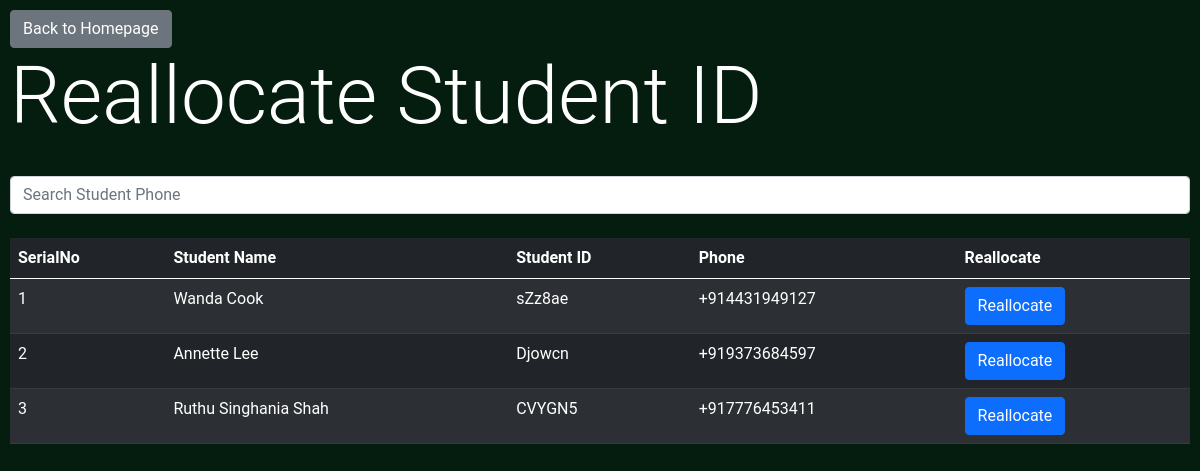
Page /admin/reallocateid (signed in) on the committed database.
### BusManager/models.py (models this page shows, shortened)
class StudentModel(db.Model):
	id = db.Column(db.Integer, primary_key=True)
	name = db.Column(db.String)
	phone = db.Column(db.String)
	student_id = db.Column(db.String)
	home_address = db.Column(db.String)
	university = db.relationship('UniversityModel', secondary=university_association, backref=db.backref('students', lazy='dynamic'))
	is_paid = db.Column(db.Boolean)
	utc_last_paid = db.Column(db.DateTime) #UTCTime of Payment.
	location = db.relationship('LocationModel', secondary=student_location_association, backref=db.backref('students', lazy='dynamic'))
	journeys = db.relationship('JourneyModel', backref='student')
	created_on = db.Column(db.DateTime, default=datetime.utcnow)
	phone_verified = db.Column(db.Boolean)

### BusManager/admin/routes.py (the view, shortened to what this page needs)
@admin.route('/reallocateid', methods=['GET', 'POST'])
@login_required
def reallocate_student_id():
	lapsed_students = [l.get_student for l in LapsedStudents.query.all()]
	return render_template('reallocate.html', title='Reallocate Student ID', lapsed_students=lapsed_students)

### BusManager/models.py (called while the page is built)
@login_manager.user_loader
def load_user(user_id):
    return AdminUser.query.get(int(user_id))

	@property
	def get_student(self):
		student = StudentModel.query.filter_by(id=self.sid).first()
		return student

### BusManager/templates/reallocate.html (shortened to what this page needs)
{% extends 'bs_layout.html' %}
{% block content %}
<a class="btn btn-secondary" href="{{url_for('admin.admin_home')}}">Back to Homepage</a>
<h1 class='display-1'>Reallocate Student ID</h1>
<br>
<input type="text" id="searchbar" class="form-control" placeholder="Search Student Phone" onkeyup="tableFilterer(3)"><br>
<table class="table table-striped table-dark" id="tbl">
  <thead>
    <tr>
    <th scope="col">SerialNo</th>
      <th scope="col">Student Name</th>
	  <th scope="col">Student ID</th>
      <th scope="col">Phone</th>
	  <th scope="col">Reallocate</th>
    </tr>
  </thead>
  <tbody id='tbdy'>
    {% for e in lapsed_students %}
       <tr data-id="{{e['driver'.id]}}">
       <td>{{loop.index}}</td>
        <td>{{e.name}}</td>
        <td>{{e.student_id}}</td>
        <td class='phn'>{{e.phone}}</td>
        <td><button class="btn btn-primary" onclick=Reallocate({{e.id}})>Reallocate</button></td>
      </tr>
    {% endfor %}
  </tbody>
</table>
{% endblock content %}

### BusManager/static/main.css (style rules this page uses)
body { background-color: rgb(4, 29, 15); color: white; padding: 10px; font-family: 'Roboto', sans-serif; }

### rows in the picture
StudentModel: name "Wanda Cook", student_id "sZz8ae", phone "+914431949127"
StudentModel: name "Annette Lee", student_id "Djowcn", phone "+919373684597"
StudentModel: name "Ruthu Singhania Shah", student_id "CVYGN5", phone "+917776453411"
